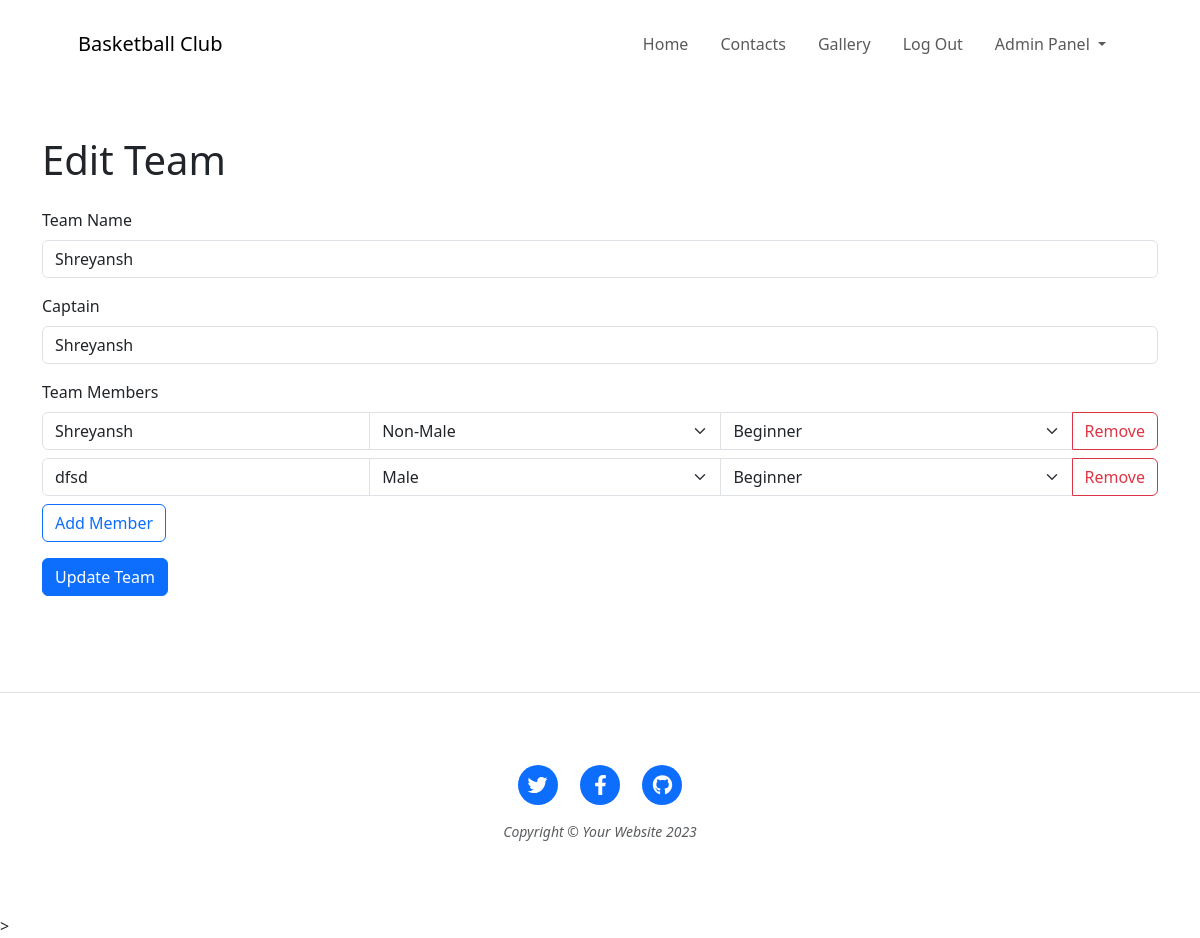
Screenshot of /teams/edit_team/1 (signed in) with the database file from the repository.
### website/models.py (models this page shows)
class Team(db.Model):
    id = db.Column(db.Integer, primary_key=True)
    team_name = db.Column(db.String(100), nullable=False)
    captain_name = db.Column(db.String(100), nullable=False)
    event_id = db.Column(db.Integer, db.ForeignKey('event.id'), nullable=False)
    members = db.relationship('TeamMembers', backref='team', lazy=True, cascade='all, delete')
    matches_as_team_a = db.relationship('Match', foreign_keys='Match.team_a_id', backref='team_a', lazy=True)
    matches_as_team_b = db.relationship('Match', foreign_keys='Match.team_b_id', backref='team_b', lazy=True)
    admin_id = db.Column(db.Integer, db.ForeignKey('admin.id'), nullable=False)

class TeamMembers(db.Model):
    id = db.Column(db.Integer, primary_key=True)
    name = db.Column(db.String(100))
    gender = db.Column(db.String(100))
    level = db.Column(db.String(20))
    team_id = db.Column(db.Integer, db.ForeignKey('team.id'), nullable=False)

### website/team.py (the view, shortened to what this page needs)
@Teams.route('/edit_team/<int:team_id>', methods=['GET', 'POST'])
@login_required
def edit_team(team_id):
    if current_user.id != 1:
        flash("You do not have permission to access this page.", category='error')
        return redirect(url_for('Teams.view_teams'))
    team = Team.query.get_or_404(team_id)
    return render_template('edit_team.html', team=team)

### website/__init__.py (called while the page is built)
@login_manager.user_loader
def load_user(user_id):
    from .models import Admin
    return Admin.query.get(int(user_id))

### website/templates/edit_team.html (shortened to what this page needs)
{% include 'header.html' %}
<div class="container mt-5">
    <h1 class="mb-4">Edit Team</h1>
    <form method="POST" enctype="multipart/form-data" action="{{ url_for('Teams.edit_team', team_id=team.id) }}">
        <div class="mb-3">
            <label for="team_name" class="form-label">Team Name</label>
            <input
                type="text"
                class="form-control"
                id="team_name"
                name="team_name"
                value="{{ team.team_name }}"
                required>
        </div>
        <div class="mb-3">
            <label for="captain" class="form-label">Captain</label>
            <input
                type="text"
                class="form-control"
                id="captain"
                name="captain_name"
                value="{{ team.captain_name }}"
                required>
        </div>
        <div class="mb-3">
            <label class="form-label">Team Members</label>
            <div id="members-container">
                {% for member in team.members %}
                    <div class="input-group mb-2">
                        <input
                            type="text"
                            class="form-control"
                            name="players_name[]"
                            value="{{ member.name }}"
                            placeholder="Enter Member Name"
                            required>
                        <select name="players_sex[]" class="form-select">
                            <option value="Male" {% if member.gender == 'Male' %} selected {% endif %}>Male</option>
                            <option value="Non-Male" {% if member.gender == 'Non-Male' %} selected {% endif %}>Non-Male</option>
                        </select>
                        <select name="players_level[]" class="form-select">
                            <option value="beginner" {% if member.level == 'beginner' %} selected {% endif %}>Beginner</option>
                        </select>
                        <button type="button" class="btn btn-outline-danger remove-member" onclick="removeMember(this)">Remove</button>
                    </div>
                {% endfor %}
            </div>
            <button type="button" class="btn btn-outline-primary" onclick="addMember()">Add Member</button>
        </div>
        <button type="submit" class="btn btn-primary">Update Team</button>
    </form>
</div>
<div class="py-5"></div>
{% include 'footer.html' %}

### rows the page displays
Team: team_name "Shreyansh", captain_name "Shreyansh"
TeamMembers: name "Shreyansh", gender "Non-Male", level "Beginner"
TeamMembers: name "dfsd", gender "Male", level "Beginner"
